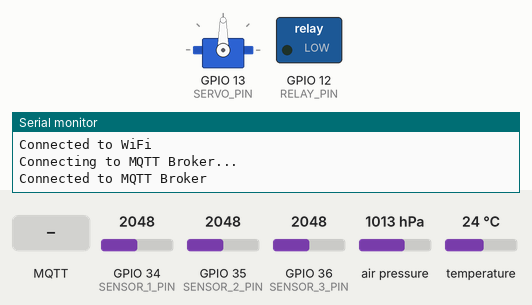
Recording of a sketch running on a simulated ESP32. Parts: servo, switched loads named in the sketch (green lamp = pin HIGH), the last lines printed to the serial monitor. Inputs (shaded band) come from the test bench; at power-on: GPIO 34 (SENSOR_1_PIN) = 2048, GPIO 35 (SENSOR_2_PIN) = 2048, GPIO 36 (SENSOR_3_PIN) = 2048, air pressure 1013 hPa, temperature 24 °C. WiFi joins after 1.5 s; servers stay silent unless stated; no MQTT or app messages arrive unless stated.

Above: at 3.2 s.
3.3 s: MQTT message "on" arrives on the first subscribed topic
At 4.5 s:
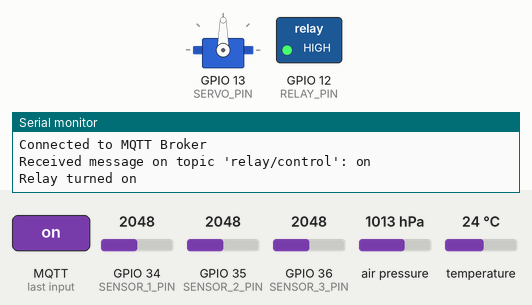
4.8 s: MQTT message "relay/control" arrives on the second subscribed topic
At 5.7 s:
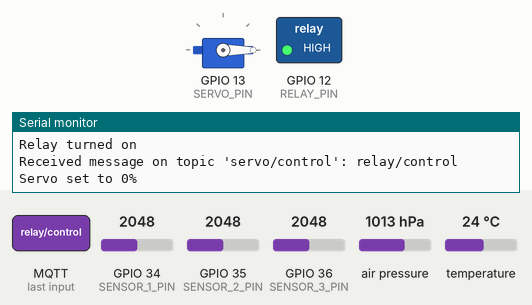
6.3 s: MQTT message "off" arrives on the first subscribed topic
At 6.9 s:
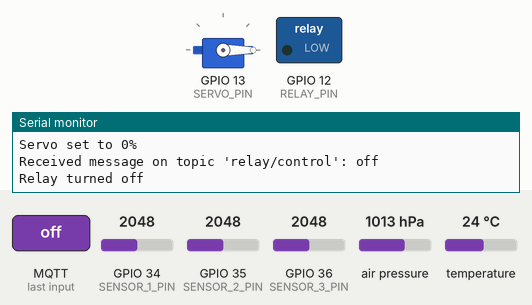
7.8 s: MQTT message "5" arrives on the second subscribed topic
At 9.2 s:
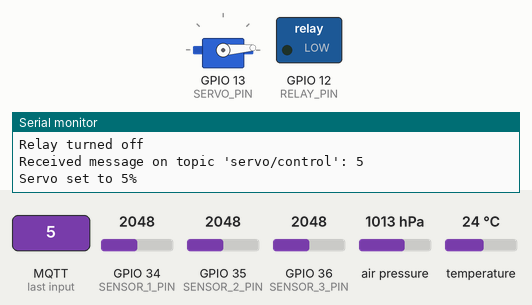
Timing chart, 0 to 10.3 s (numbered marks = the images above; inputs shaded):
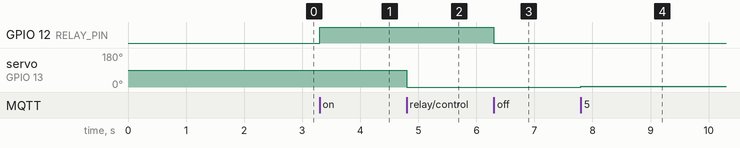

Measured:
- after the input at 3.3 s, GPIO 12 (RELAY_PIN): LOW → HIGH at once
- after the input at 4.8 s, servo on GPIO 13 (SERVO_PIN): 90° → 0° at once
- after the input at 6.3 s, GPIO 12 (RELAY_PIN): HIGH → LOW at once
- after the input at 7.8 s, servo on GPIO 13 (SERVO_PIN): 0° → 4° at once

The sketch:

main.ino
```cpp
#include <Adafruit_BMP085_U.h>
#include <Adafruit_Sensor.h>
#include <ArduinoJson.h>
#include <ESP32Servo.h>
#include <PubSubClient.h>
#include <WiFi.h>
#include <Wire.h>

const char *ssid = "";         // Wifi net name
const char *password = "";     // Wifi net password
const char *mqtt_server = "";  // mqtt server ip
const int mqtt_port = 1883;
const char *mqtt_user = "";      // mqtt user name
const char *mqtt_password = "";  // mqtt user password

const int SENSOR_1_PIN = 34;
const int SENSOR_2_PIN = 35;
const int SENSOR_3_PIN = 36;

const int RELAY_PIN = 12;
const int SERVO_PIN = 13;

Servo myservo;

Adafruit_BMP085_Unified bmp;

WiFiClient espClient;
PubSubClient client(espClient);

unsigned long previousMillis = 0;
const long interval = 3000;

void setup() {
    Serial.begin(115200);
    setup_wifi();
    client.setServer(mqtt_server, mqtt_port);
    client.setCallback(callback);

    pinMode(RELAY_PIN, OUTPUT);
    digitalWrite(RELAY_PIN, LOW);

    myservo.attach(SERVO_PIN);

    if (!bmp.begin()) {
        Serial.println("Could not find a valid BMP180 sensor, check wiring!");
        while (1)
            ;
    }
}

void setup_wifi() {
    WiFi.begin(ssid, password);
    while (WiFi.status() != WL_CONNECTED) {
        Serial.println("Connecting to WiFi...");
        delay(1000);
    }
    Serial.println("Connected to WiFi");
}

void callback(char *topic, byte *payload, unsigned int length) {
    String topicStr = String(topic);

    if (topicStr.equals("relay/control")) {
        String message = "";
        for (int i = 0; i < length; i++) {
            message += (char)payload[i];
        }
        message.trim();

        Serial.print("Received message on topic 'relay/control': ");
        Serial.println(message);

        if (message.equals("on")) {
            digitalWrite(RELAY_PIN, HIGH);
            Serial.println("Relay turned on");
        } else if (message.equals("off")) {
            digitalWrite(RELAY_PIN, LOW);
            Serial.println("Relay turned off");
        } else {
            Serial.println("Invalid command");
        }
    } else if (topicStr.equals("servo/control")) {
        String message = "";
        for (int i = 0; i < length; i++) {
            message += (char)payload[i];
        }
        message.trim();

        Serial.print("Received message on topic 'servo/control': ");
        Serial.println(message);

        int percent = message.toInt();

        if (percent >= 0 && percent <= 100) {
            int angle = map(percent, 0, 100, 0, 90);
            myservo.write(angle);
            Serial.print("Servo set to ");
            Serial.print(percent);
            Serial.println("%");
        } else {
            Serial.println(
                "Invalid percentage. Percentage should be between 0 and 100.");
        }
    }
}

void reconnect() {
    while (!client.connected()) {
        Serial.println("Connecting to MQTT Broker...");
        if (client.connect("ESP32Client", mqtt_user, mqtt_password)) {
            Serial.println("Connected to MQTT Broker");
            client.subscribe("relay/control");
            client.subscribe("servo/control");
        } else {
            Serial.print("Failed, rc=");
            Serial.print(client.state());
            Serial.println(" Try again in 5 seconds");
            delay(5000);
        }
    }
}

void sendSensorData() {
    int sensor1_value = analogRead(SENSOR_1_PIN);
    int sensor2_value = analogRead(SENSOR_2_PIN);
    int sensor3_value = analogRead(SENSOR_3_PIN);

    int percent1 = map(sensor1_value, 2750, 1175, 0, 100);
    int percent2 = map(sensor2_value, 2750, 1175, 0, 100);
    int percent3 = map(sensor3_value, 2750, 1175, 0, 100);

    sensors_event_t event;
    bmp.getEvent(&event);

    if (event.pressure) {
        float temperature;
        bmp.getTemperature(&temperature);

        float pressure_mmHg = event.pressure * 0.75006375541921;

        char payload[200];
        snprintf(payload, sizeof(payload),
                 "{\"sensor1\": %d, \"sensor2\": %d, \"sensor3\": %d, "
                 "\"temperature\": %.2f, \"pressure\": %.2f}",
                 percent1, percent2, percent3, temperature, pressure_mmHg);
        client.publish("sensor_data", payload);
    } else {
        Serial.println("Error reading BMP180 sensor.");
    }
}

void loop() {
    if (!client.connected()) {
        reconnect();
    }

    client.loop();

    unsigned long currentMillis = millis();

    if (currentMillis - previousMillis >= interval) {
        previousMillis = currentMillis;
        sendSensorData();
    }
}
```
